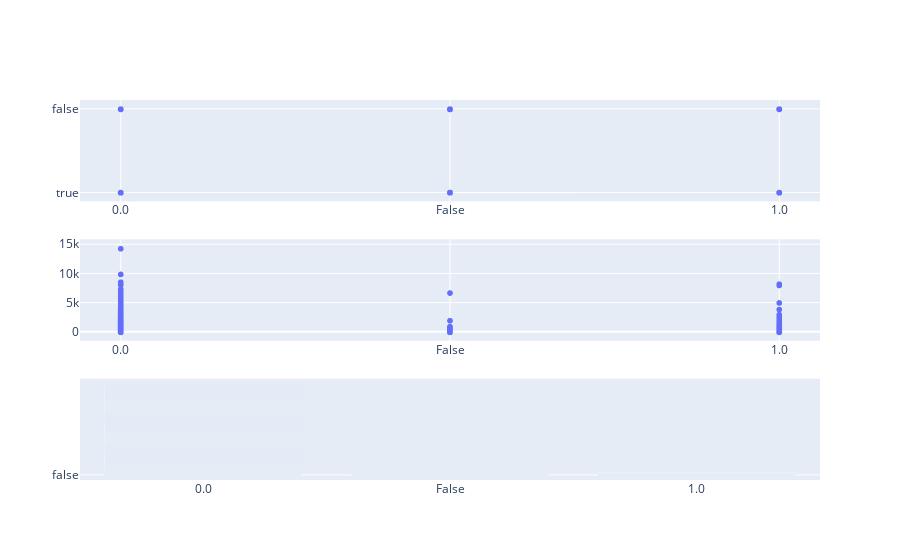

Notebook code cell kept with this figure:
### Code cell
fig = make_subplots(rows = 3, cols = 1)
p_1 = px.scatter(data_frame=age_data, x = "VIP", y = "CryoSleep")
p_2 = px.scatter(data_frame=age_data, x = "VIP", y = "RoomService")
p_3 = px.bar(data_frame=age_data, x = "VIP", y = "Transported") #age doesn't seem to be significant (might as well drop it)
fig.add_trace(p_1.data[0], row = 1, col = 1)
fig.add_trace(p_2.data[0], row = 2, col = 1)
fig.add_trace(p_3.data[0], row = 3, col = 1)
fig.show()

### Figure 1 — Plotly figure (JSON) as saved in the notebook; plotly's stock layout.template omitted (floating-point values rounded to 4 significant figures; data arrays with more than 128 entries replaced by an {"elided": "..."} marker saying what was removed)
{"data": [{"hovertemplate": "VIP=%{x}<br>CryoSleep=%{y}<extra></extra>", "legendgroup": "", "marker": {"color": "#636efa", "symbol": "circle"}, "mode": "markers", "name": "", "showlegend": false, "type": "scattergl", "x": {"elided": "8693 str values"}, "xaxis": "x", "y": {"elided": "8693 bool values"}, "yaxis": "y"}, {"hovertemplate": "VIP=%{x}<br>RoomService=%{y}<extra></extra>", "legendgroup": "", "marker": {"color": "#636efa", "symbol": "circle"}, "mode": "markers", "name": "", "showlegend": false, "type": "scattergl", "x": {"elided": "8693 str values"}, "xaxis": "x2", "y": {"elided": "8693 int values"}, "yaxis": "y2"}, {"alignmentgroup": "True", "hovertemplate": "VIP=%{x}<br>Transported=%{y}<extra></extra>", "legendgroup": "", "marker": {"color": "#636efa", "pattern": {"shape": ""}}, "name": "", "offsetgroup": "", "orientation": "v", "showlegend": false, "textposition": "auto", "type": "bar", "x": {"elided": "8693 str values"}, "xaxis": "x3", "y": {"elided": "8693 bool values"}, "yaxis": "y3"}], "layout": {"xaxis": {"anchor": "y", "domain": [0, 1]}, "xaxis2": {"anchor": "y2", "domain": [0, 1]}, "xaxis3": {"anchor": "y3", "domain": [0, 1]}, "yaxis": {"anchor": "x", "domain": [0.7333, 1]}, "yaxis2": {"anchor": "x2", "domain": [0.3667, 0.6333]}, "yaxis3": {"anchor": "x3", "domain": [0, 0.2667]}}}
